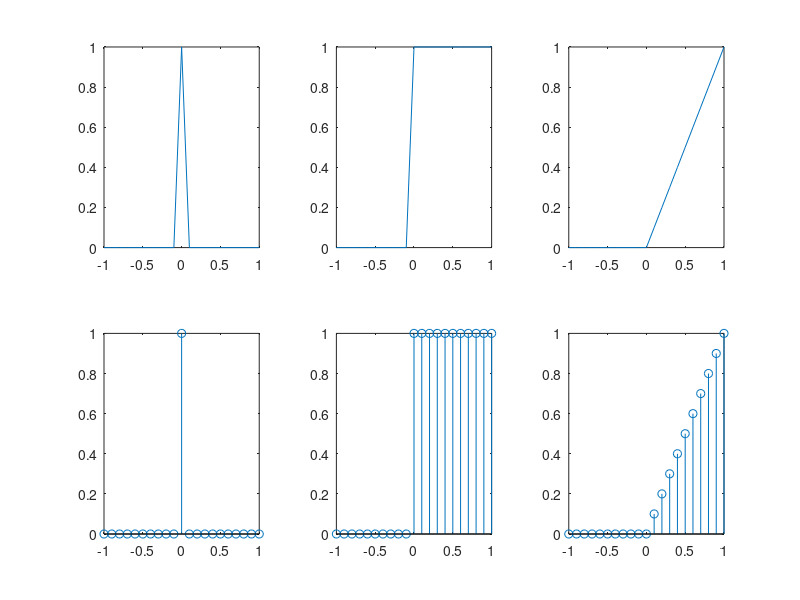

Recreate this plot in MATLAB.
clear all
close all
t = (-1:0.1:1)';

impulse = t==0;
unitstep = t>=0;
ramp = t.*unitstep;
quad = t.^2.*unitstep;
subplot(2,3,1)
plot(t,impulse)
subplot(2,3,2)
plot(t,unitstep)
subplot(2,3,3)
plot(t,ramp)

subplot(2,3,4)
stem(t,impulse)
subplot(2,3,5)
stem(t,unitstep)
subplot(2,3,6)
stem(t,ramp)



